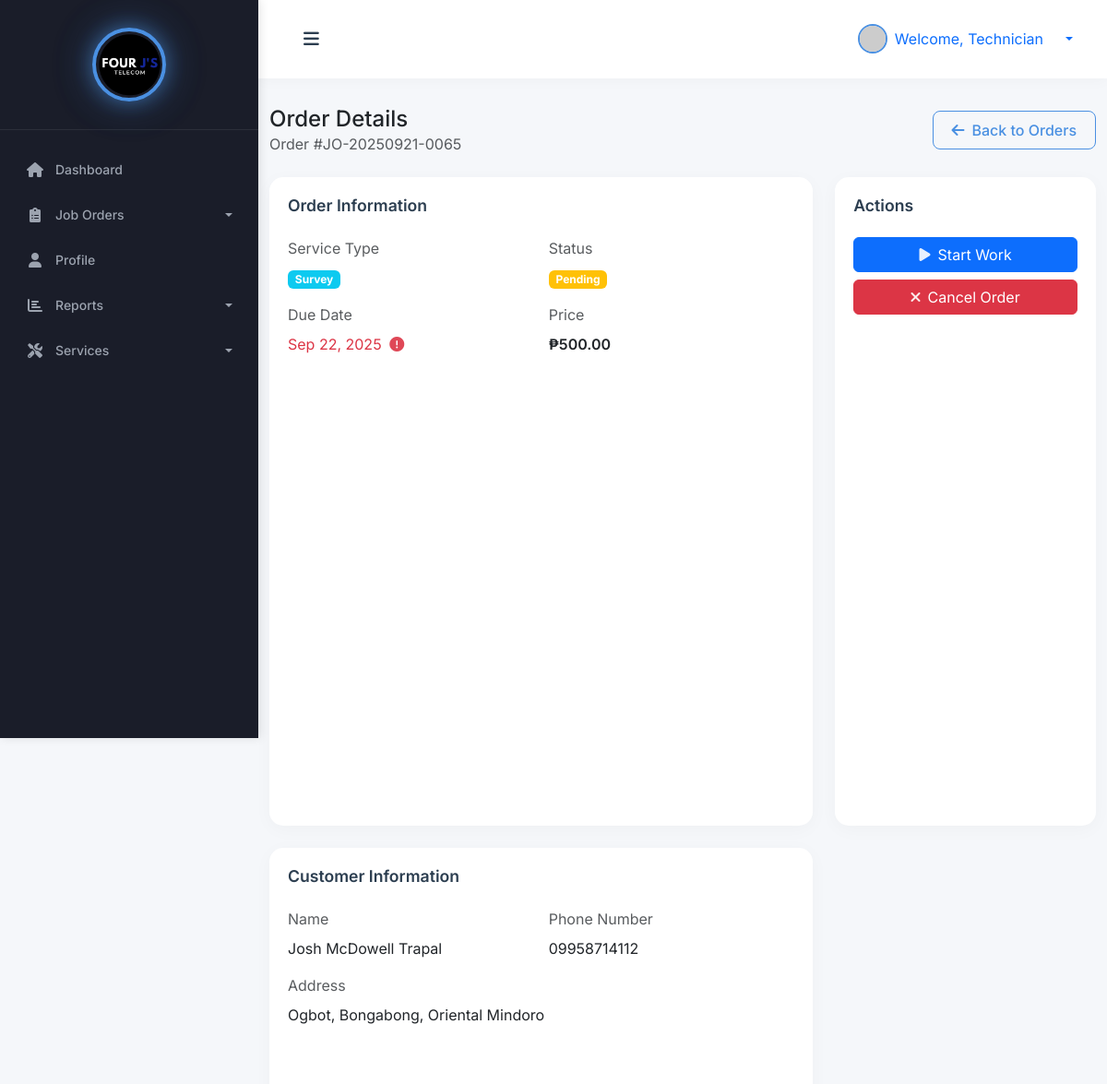
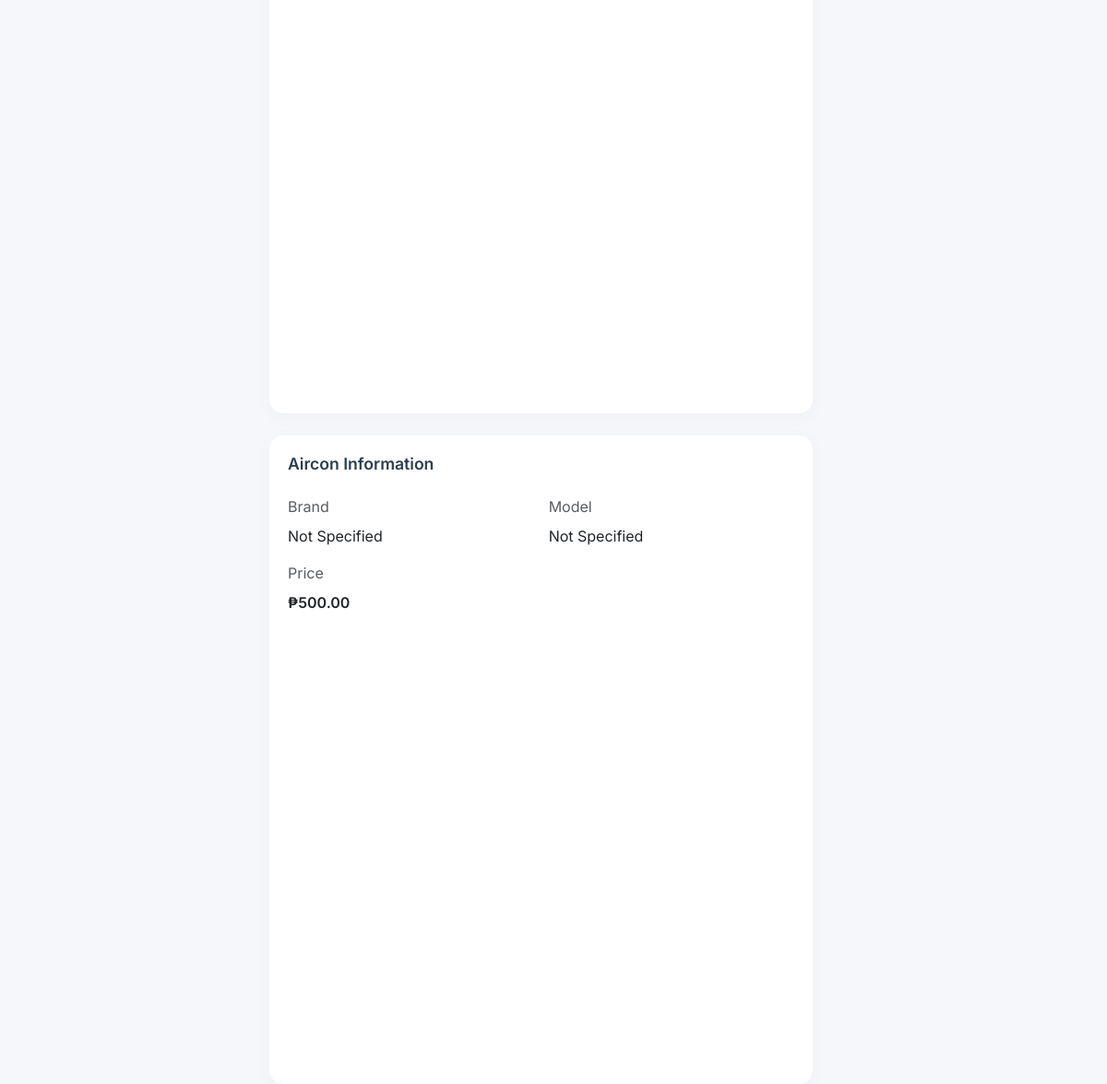
Page /technician/view-order.php?id=180 (signed in) on the committed database (2 pictures, top to bottom).
### tables this page shows
CREATE TABLE `job_orders` (
  `id` int(11) NOT NULL,
  `job_order_number` varchar(20) NOT NULL,
  `customer_name` varchar(100) NOT NULL,
  `customer_address` text NOT NULL,
  `customer_phone` varchar(20) NOT NULL,
  `customer_email` varchar(255) DEFAULT NULL,
  `service_type` enum('installation','repair','survey','cleaning') NOT NULL,
  `aircon_model_id` int(11) DEFAULT NULL,
  `assigned_technician_id` int(11) DEFAULT NULL,
  `secondary_technician_id` int(11) DEFAULT NULL,
  `status` enum('pending','in_progress','completed','cancelled') DEFAULT 'pending',
  `price` decimal(10,2) DEFAULT NULL,
  `base_price` decimal(10,2) NOT NULL DEFAULT 0.00,
  `created_by` int(11) DEFAULT NULL,
  `due_date` date DEFAULT NULL,
  `completed_at` timestamp NULL DEFAULT NULL,
  `created_at` timestamp NOT NULL DEFAULT current_timestamp(),
  `updated_at` timestamp NOT NULL DEFAULT current_timestamp() ON UPDATE current_timestamp(),
  `customer_id` int(11) DEFAULT NULL,
  `additional_fee` decimal(10,2) DEFAULT 0.00,
  `discount` decimal(10,2) DEFAULT 0.00,
  `part_id` int(11) DEFAULT NULL,
  `cleaning_service_id` int(11) DEFAULT NULL,
  `aircon_hp_id` int(11) DEFAULT NULL
);

### technician/view-order.php (the view, shortened to what this page needs)
<?php
try {
    $pdo = new PDO("mysql:host=" . DB_HOST . ";dbname=" . DB_NAME, DB_USER, DB_PASS);
    $pdo->setAttribute(PDO::ATTR_ERRMODE, PDO::ERRMODE_EXCEPTION);
    $stmt = $pdo->prepare("
        SELECT
            jo.*,
            CASE
                WHEN jo.service_type = 'repair' THEN COALESCE(ap.part_name, 'Not Specified')
                ELSE COALESCE(am.model_name, 'Not Specified')
            END as model_name,
            CASE
                WHEN jo.service_type = 'repair' THEN COALESCE(ap.part_category, 'Not Specified')
                ELSE COALESCE(am.brand, 'Not Specified')
            END as brand
        FROM job_orders jo
        LEFT JOIN aircon_models am ON jo.aircon_model_id = am.id AND jo.service_type IN ('installation', 'cleaning', 'maintenance', 'survey')
        LEFT JOIN ac_parts ap ON jo.part_id = ap.id AND jo.service_type = 'repair'
        WHERE jo.id = ? AND (jo.assigned_technician_id = ? OR jo.secondary_technician_id = ?)
    ");
    $stmt->execute([$_GET['id'], $_SESSION['user_id'], $_SESSION['user_id']]);
    $order = $stmt->fetch(PDO::FETCH_ASSOC);
} catch (PDOException $e) {
    die("Database error: " . $e->getMessage());
}
require_once 'includes/header.php';
?>
<body>
    <div class="wrapper">
        <?php
        require_once 'includes/sidebar.php';
        ?>
        <div id="content">
            <nav class="navbar navbar-expand-lg navbar-light bg-white">
                <div class="container-fluid">
                    <button type="button" id="sidebarCollapse" class="btn">
                        <i class="fas fa-bars"></i>
                    </button>
                    <div class="ms-auto d-flex align-items-center">
                        <div class="dropdown">
                            <a class="d-flex align-items-center text-decoration-none dropdown-toggle" href="#" id="userDropdown" role="button" data-bs-toggle="dropdown">
                                <img src="<?= !empty($technician['profile_picture']) ? '../' . htmlspecialchars($technician['profile_picture']) : 'https://ui-avatars.com/api/?name=' . urlencode($technician['name'] ?: 'Technician') . '&background=1a237e&color=fff' ?>"
                                     alt="Technician"
                                     class="rounded-circle me-2"
                                     width="32"
                                     height="32"
                                     style="object-fit: cover; border: 2px solid #4A90E2;">
                                <span class="me-3">Welcome, <?= htmlspecialchars($technician['name'] ?: 'Technician') ?></span>
                            </a>
                        </div>
                    </div>
                </div>
            </nav>
            <div class="container-fluid">
                <div class="d-flex justify-content-between align-items-center mb-4">
                    <div>
                        <h4 class="mb-0">Order Details</h4>
                        <p class="text-muted mb-0">Order #<?= htmlspecialchars($order['job_order_number']) ?></p>
                    </div>
                    <a href="orders.php" class="btn btn-outline-primary">
                        <i class="fas fa-arrow-left me-2"></i>Back to Orders
                    </a>
                </div>
                <div class="row">
                    <div class="col-md-8">
                        <div class="card mb-4">
                            <div class="card-body">
                                <h5 class="card-title mb-4">Order Information</h5>
                                <div class="row g-3">
                                    <div class="col-md-6">
                                        <label class="form-label text-muted">Service Type</label>
                                        <div>
                                            <span class="badge bg-info">
                                                <?= ucfirst(htmlspecialchars($order['service_type'])) ?>
                                            </span>
                                        </div>
                                    </div>
                                    <div class="col-md-6">
                                        <label class="form-label text-muted">Status</label>
                                        <div>
                                            <?php
                                            $statusClass = [
                                                'pending' => 'warning',
                                                'in_progress' => 'primary',
                                                'completed' => 'success'
                                            ][$order['status']];
                                            ?>
                                            <span class="badge bg-<?= $statusClass ?>">
                                                <?= ucfirst(str_replace('_', ' ', $order['status'])) ?>
                                            </span>
                                        </div>
                                    </div>
                                    <div class="col-md-6">
                                        <label class="form-label text-muted">Due Date</label>
                                        <div>
                                            <?php
                                            $dueDate = new DateTime($order['due_date']);
                                            $today = new DateTime();
                                            $isOverdue = $dueDate < $today && $order['status'] !== 'completed';
                                            ?>
                                            <div class="<?= $isOverdue ? 'text-danger' : '' ?>">
                                                <?= $dueDate->format('M d, Y') ?>
                                                <?php if ($isOverdue): ?>
                                                    <i class="fas fa-exclamation-circle ms-1" title="Overdue"></i>
                                                <?php endif; ?>
                                            </div>
                                        </div>
                                    </div>
                                    <div class="col-md-6">
                                        <label class="form-label text-muted">Price</label>
                                        <div class="fw-semibold">₱<?= number_format($order['price'], 2) ?></div>
                                    </div>
                                </div>
                            </div>
                        </div>
                        <div class="card mb-4">
                            <div class="card-body">
                                <h5 class="card-title mb-4">Customer Information</h5>
                                <div class="row g-3">
                                    <div class="col-md-6">
                                        <label class="form-label text-muted">Name</label>
                                        <div><?= htmlspecialchars($order['customer_name']) ?></div>
                                    </div>
                                    <div class="col-md-6">
                                        <label class="form-label text-muted">Phone Number</label>
                                        <div><?= htmlspecialchars($order['customer_phone']) ?></div>
                                    </div>
                                    <div class="col-12">
                                        <label class="form-label text-muted">Address</label>
                                        <div><?= htmlspecialchars($order['customer_address']) ?></div>
                                    </div>
                                </div>
                            </div>
                        </div>
                        <div class="card">
                            <div class="card-body">
                                <h5 class="card-title mb-4">Aircon Information</h5>
                                <div class="row g-3">
                                    <div class="col-md-6">
                                        <label class="form-label text-muted">Brand</label>
                                        <div><?= htmlspecialchars($order['brand']) ?></div>
                                    </div>
                                    <div class="col-md-6">
                                        <label class="form-label text-muted">Model</label>
                                        <div><?= htmlspecialchars($order['model_name']) ?></div>
                                    </div>
                                    <div class="col-md-6">
                                        <label class="form-label text-muted">Price</label>
                                        <div class="fw-semibold">₱<?= number_format($order['price'], 2) ?></div>
                                    </div>
                                </div>
                            </div>
                        </div>
                    </div>
                    <div class="col-md-4">
                        <div class="card">
                            <div class="card-body">
                                <h5 class="card-title mb-4">Actions</h5>
                                <?php if ($order['status'] === 'pending'): ?>
                                    <a href="../update-status.php?id=<?= $order['id'] ?>&status=in_progress" class="btn btn-primary w-100 mb-2">
                                        <i class="fas fa-play me-2"></i>Start Work
                                    </a>
                                    <a href="../update-status.php?id=<?= $order['id'] ?>&status=cancelled" class="btn btn-danger w-100">
                                        <i class="fas fa-times me-2"></i>Cancel Order
                                    </a>
                                <?php endif; ?>
                            </div>
                        </div>
                    </div>
                </div>
            </div>
        </div>
    </div>
</body>
</html>

### css/style.css (style rules this page uses)
:root { --primary-blue: #4A90E2; --secondary-blue: #5C9CE6; --light-blue: #E8F1FC; --hover-blue: #357ABD; --text-blue: #2C3E50; --success: #2ECC71; --warning: #F1C40F; --danger: #E74C3C; --info: #3498DB; --pastel-purple: #B39DDB; --pastel-pink: #F8BBD0; --pastel-green: #A5D6A7; --pastel-orange: #FFCC80; --card-1: #4A90E2; --card-2: #2ECC71; --card-3: #F1C40F; --card-4: #E74C3C; --sidebar-bg: #2C3E50; --sidebar-header: #1A252F; --sidebar-hover: #34495E; --sidebar-active: #3498DB; }
body { font-family: 'Inter', -apple-system, BlinkMacSystemFont, 'Segoe UI', Roboto, sans-serif; background: #F5F7FA; }
.dropdown-toggle::after { margin-left: 8px; }
.wrapper { display: flex; width: 100%; align-items: stretch; }
#content { margin-left: 280px; min-height: 100vh; transition: all 0.3s ease; background: #F5F7FA; padding: 0; width: calc(100% - 280px); }
@media (min-width: 769px) { #content { margin-left: 280px; width: calc(100% - 280px); } }
@media (min-width: 769px) { #sidebarCollapse { display: block !important; } }
.card { border-radius: 15px; box-shadow: 0 4px 20px rgba(0, 0, 0, 0.03); margin-bottom: 25px; border: none; transition: transform 0.3s ease, box-shadow 0.3s ease; }
.card-body { padding: 1.75rem; }
.card-title { margin-bottom: 1.5rem; font-weight: 600; color: var(--text-blue); font-size: 1.1rem; }
.card i { opacity: 0.9; transition: transform 0.3s ease; }
.navbar { padding: 20px 25px; background: #fff; border: none; border-radius: 0; margin-bottom: 30px; box-shadow: 0 2px 15px rgba(0, 0, 0, 0.03); }
#sidebarCollapse { background: transparent; border: none; color: var(--text-blue); font-size: 1.2rem; padding: 8px 12px; border-radius: 8px; transition: all 0.3s; }
.btn-outline-primary { border-color: var(--primary-blue); color: var(--primary-blue); padding: 8px 20px; border-radius: 8px; font-weight: 500; transition: all 0.3s; }

### technician/includes/header.php (style rules this page uses)
.card { height: 100%; margin-bottom: 1rem; }
.card-body { padding: 1.25rem; }
#userDropdown { transition: all 0.2s ease; }
#userDropdown img { border: 2px solid #4A90E2; transition: all 0.2s ease; }

### rows in the picture
job_orders: job_order_number "JO-20250921-0065", service_type "Survey", status "Pending", due_date "Sep 22, 2025", price "500.00", customer_name "Josh McDowell Trapal", customer_phone "09958714112", customer_address "Ogbot, Bongabong, Oriental Mindoro"

### other values in the picture
$technician['name'] ?: 'Technician' "Technician"
$order['brand'] "Not Specified"
$order['model_name'] "Not Specified"
